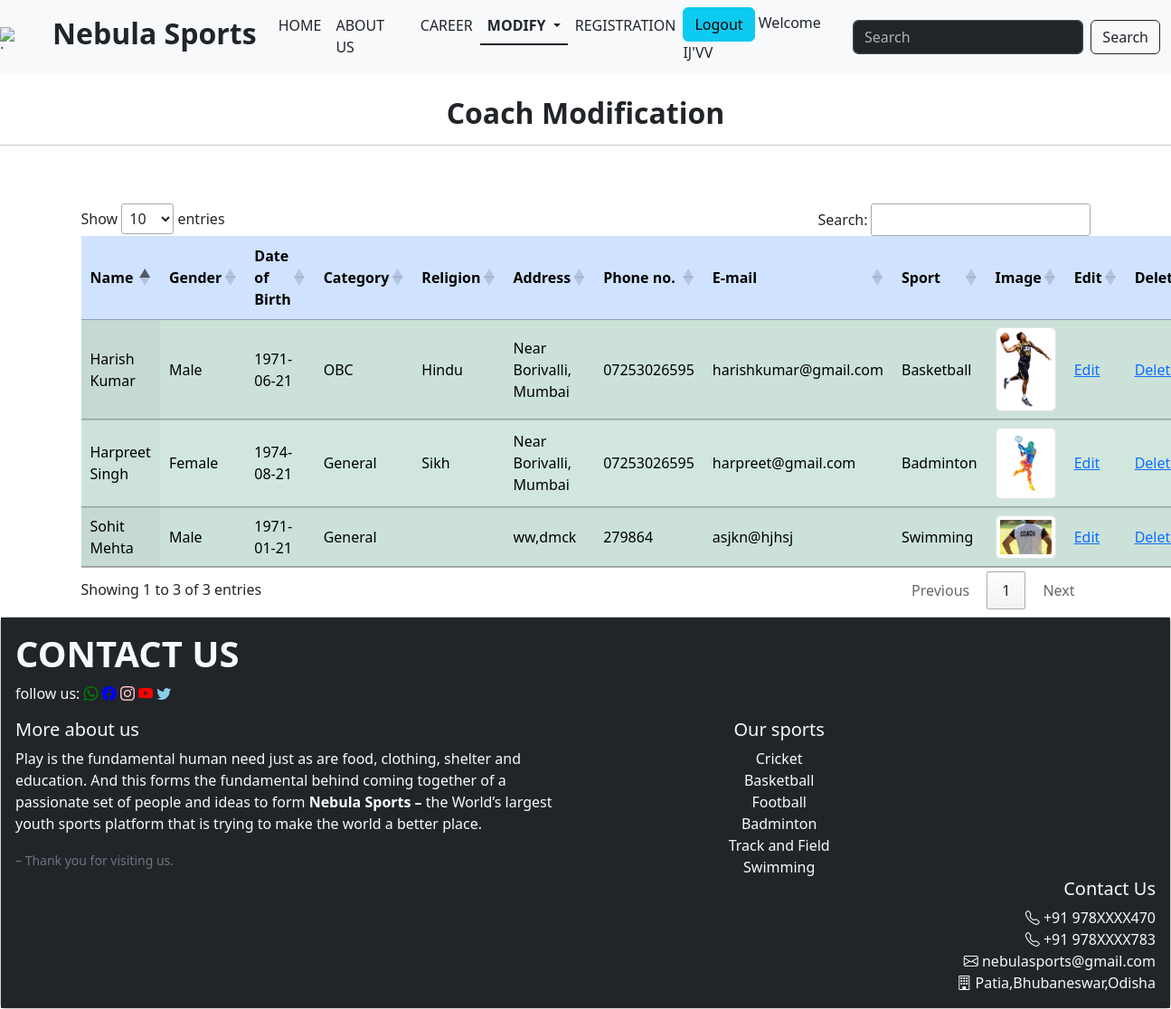
The page /modify_coach.php (signed in) on the database its author committed.
### tables this page shows
CREATE TABLE `coach` (
  `coach_id` int(11) NOT NULL,
  `name` varchar(100) NOT NULL,
  `gender` enum('Male','Female','Other') NOT NULL,
  `dob` date NOT NULL,
  `caste` enum('General','OBC','SC','ST','SEBC') NOT NULL DEFAULT 'General',
  `religion` enum('Hindu','Budhhist','Sikh','Jain','Other') NOT NULL,
  `addr` text NOT NULL,
  `phone` varchar(13) NOT NULL,
  `email` varchar(320) NOT NULL,
  `sport_id` int(11) NOT NULL,
  `coach_image` varchar(200) NOT NULL
);

CREATE TABLE `sport` (
  `sport_id` int(11) NOT NULL,
  `name` varchar(20) NOT NULL
);

### modify_coach.php (the view, shortened to what this page needs)
<!DOCTYPE html>  <?php session_start();?>
<html lang="en">
<head>
    <link href="https://cdn.jsdelivr.net/npm/bootstrap@5.3.1/dist/css/bootstrap.min.css" rel="stylesheet">
    <link href="https://cdn.datatables.net/1.13.6/css/jquery.dataTables.min.css" rel="stylesheet">
    <link rel="stylesheet" href="https://cdn.jsdelivr.net/npm/bootstrap-icons@1.10.5/font/bootstrap-icons.css">
</head>
<body>
<nav class="navbar navbar-expand-lg bg-light nav-underline" data-bs-theme="dark">
    <div>
      <img src="https://w7.pngwing.com/pngs/303/549/png-transparent-sport-logo-football-sports-logos-text-sport-logo.png" alt="Logo" width="30" height="24" class="d-inline-block align-text-top">
    </div>
        <div class="container-fluid">
          <a class="navbar-brand text-dark nav-underline" href="#"><h2><b>Nebula Sports</b></h2></a>
          <div class="collapse navbar-collapse" id="navbarScroll">
            <ul class="navbar-nav me-auto my-2 my-lg-0 navbar-nav-scroll" style="--bs-scroll-height: 100px;">
              <li class="nav-item">
                <a class="nav-link text-dark" href="home.php">HOME</a>
              </li>
              <li class="nav-item ">
                <a class="nav-link text-dark" href="about.php">ABOUT US</a>
              </li>
              <li class="nav-item">
                <a class="nav-link text-dark" href="career.php">CAREER</a>
              </li>
              <li class="nav-item dropdown">
                <a class="nav-link  active dropdown-toggle text-dark"  role="button"
                data-bs-toggle="dropdown"  aria-current="page" aria-expanded="false">
                MODIFY
                </a>
              </li>
              <li class="nav-item">
                <a class="nav-link text-dark" href="user_form.php">REGISTRATION</a>
              </li>
              <li class="nav-item">
                <?php
                if (isset($_SESSION['loggedin']) && $_SESSION['loggedin']) { ?>
                  <a href='logout.php'><button type="button" class="btn btn-info">
                    Logout
                  </button></a>
                <?php
                 echo 'Welcome '. $_SESSION['user_name'];
                } else {
                  ?>
                  <button type="button" class="btn btn-primary" data-bs-toggle="modal" data-bs-target="#exampleModal">
                    Login
                  </button>
                <?php } ?>
              </li>
            </ul>
            <form class="d-flex" role="search">
              <input class="form-control me-2" type="search" placeholder="Search" aria-label="Search">
              <button class="btn btn-outline-dark" type="submit">Search</button>
            </form>
          </div>
        </div>
      </nav>
<br>
<h2 class="text-center"><b>Coach Modification</b></h2><hr>
<?php
include 'connection.php';
echo "<br><br>";
$query_str = "SELECT * FROM coach";
$result = mysqli_query($connection,$query_str);
?>
<div class="container mb-2">
<table id="myTable" class="display table table-hover table-success table-striped align-middle">
    <thead>
    <tr class="table-primary align-middle">
        <th>Name</th>
        <th>Gender</th>
        <th>Date of Birth</th>
        <th>Category</th>
        <th>Religion</th>
        <th>Address</th>
        <th>Phone no.</th>
        <th>E-mail</th>
        <th>Sport</th>
        <th>Image</th>
        <th>Edit</th>
        <th>Delete</th>
    </tr>
</thead>
<tbody>
<?php
    while($result_array_row = mysqli_fetch_array($result)) {
        $query_str1 = "SELECT * FROM sport";
        $result1 = mysqli_query($connection,$query_str1);
        echo "<tr>";
        echo '<td>'.$result_array_row['name'].'</td>';
        echo '<td>'.$result_array_row['gender'].'</td>';
        echo '<td>'.$result_array_row['dob'].'</td>';
        echo '<td>'.$result_array_row['caste'].'</td>';
        echo '<td>'.$result_array_row['religion'].'</td>';
        echo '<td>'.$result_array_row['addr'].'</td>';
        echo '<td>'.$result_array_row['phone'].'</td>';
        echo '<td>'.$result_array_row['email'].'</td>';?>
        <td><?php while($result_array = mysqli_fetch_array($result1)) {
            if($result_array_row['sport_id'] == $result_array['sport_id']) {
                echo $result_array['name'];
            }
        }?></td>
        <td><img class="img-thumbnail" src="upload_img/<?php echo $result_array_row['coach_image']?>" ></td><?php
        echo '<td><a href=coach_form.php?coach_id='.$result_array_row['coach_id'].'>Edit</a></td>';
        echo '<td><a href=delete_coach.php?coach_id='.$result_array_row['coach_id'].'>Delete</a></td>';
        echo '</tr>';
    }
?>
</tbody>
</table>
</div>
<?php
    include 'footer.php';
?>
</body>
</html>

### rows shown on the page
coach: name "Harish Kumar", gender "Male", dob "1971-06-21", caste "OBC", religion "Hindu", addr "Near Borivalli, Mumbai", phone "07253026595", email "harishkumar@gmail.com", coach_image (picture)
sport: name "Basketball"
coach: name "Sohit Mehta", gender "Male", dob "1971-01-21", caste "General", addr "ww,dmck", phone "279864", email "asjkn@hjhsj", coach_image (picture)
sport: name "Swimming"
coach: name "Harpreet Singh", gender "Female", dob "1974-08-21", caste "General", religion "Sikh", addr "Near Borivalli, Mumbai", phone "07253026595", email "harpreet@gmail.com", coach_image (picture)
sport: name "Badminton"

### other values the page prints
$_SESSION['user_name'] "IJ'VV"
